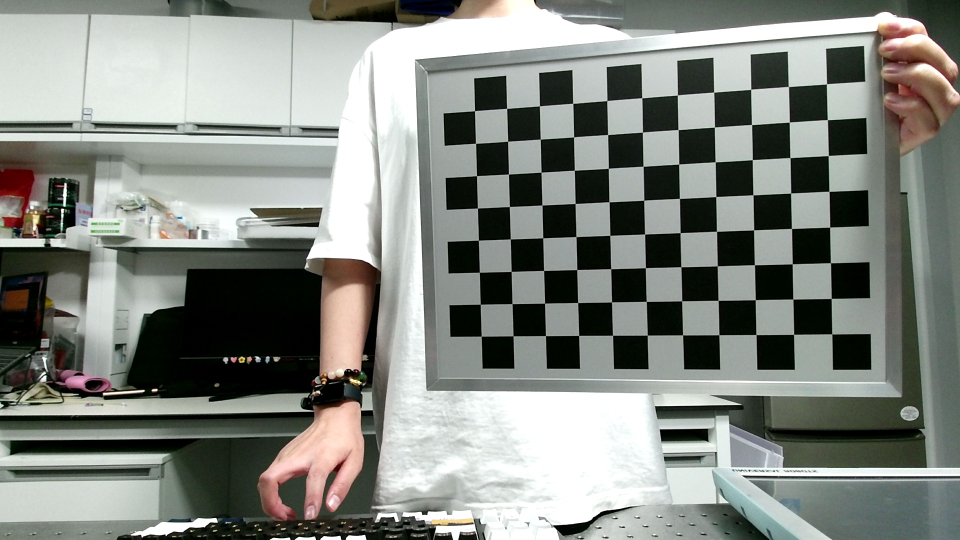
#> input picture data/img1.jpg, 1920 x 1080 px (shown at 1/2 size)
$ python -i recon_real_time.py   (imports and definitions only)   (Python 2 division)   (older library calls are emulated)
#> lines starting #> are read from the running program, lines starting #| are printed output that depends on the picture
import os
import time
import math
import numpy as np
from skimage import io
from sklearn.preprocessing import StandardScaler, MinMaxScaler
import cv2
import open3d as o3d


# [12 lines left out: function cal_neighbors, not called in this run]


neighbors_list = {1: [[-1, 0], [0, -1], [0, 1], [1, 0]],
                  2: [[-1, 0], [0, -1], [0, 1], [1, 0], [-1, -1], [-1, 1], [1, -1], [1, 1], [-2, 0], [0, -2], [0, 2], [2, 0]],
                  3: [[-1, 0], [0, -1], [0, 1], [1, 0], [-1, -1], [-1, 1], [1, -1], [1, 1], [-2, 0], [0, -2], [0, 2], [2, 0], [-2, -1], [-2, 1], [-1, -2], [-1, 2], [1, -2], [1, 2], [2, -1], [2, 1], [-2, -2], [-2, 2], [2, -2], [2, 2], [-3, 0], [0, -3], [0, 3], [3, 0]],
                  4: [[-1, 0], [0, -1], [0, 1], [1, 0], [-1, -1], [-1, 1], [1, -1], [1, 1], [-2, 0], [0, -2], [0, 2], [2, 0], [-2, -1], [-2, 1], [-1, -2], [-1, 2], [1, -2], [1, 2], [2, -1], [2, 1], [-2, -2], [-2, 2], [2, -2], [2, 2], [-3, 0], [0, -3], [0, 3], [3, 0], [-3, -1], [-3, 1], [-1, -3], [-1, 3], [1, -3], [1, 3], [3, -1], [3, 1], [-3, -2], [-3, 2], [-2, -3], [-2, 3], [2, -3], [2, 3], [3, -2], [3, 2], [-4, 0], [0, -4], [0, 4], [4, 0]],
                  5: [[-1, 0], [0, -1], [0, 1], [1, 0], [-1, -1], [-1, 1], [1, -1], [1, 1], [-2, 0], [0, -2], [0, 2], [2, 0], [-2, -1], [-2, 1], [-1, -2], [-1, 2], [1, -2], [1, 2], [2, -1], [2, 1], [-2, -2], [-2, 2], [2, -2], [2, 2], [-3, 0], [0, -3], [0, 3], [3, 0], [-3, -1], [-3, 1], [-1, -3], [-1, 3], [1, -3], [1, 3], [3, -1], [3, 1], [-3, -2], [-3, 2], [-2, -3], [-2, 3], [2, -3], [2, 3], [3, -2], [3, 2], [-4, 0], [0, -4], [0, 4], [4, 0], [-4, -1], [-4, 1], [-1, -4], [-1, 4], [1, -4], [1, 4], [4, -1], [4, 1], [-3, -3], [-3, 3], [3, -3], [3, 3], [-4, -2], [-4, 2], [-2, -4], [-2, 4], [2, -4], [2, 4], [4, -2], [4, 2], [-5, 0], [-4, -3], [-4, 3], [-3, -4], [-3, 4], [0, -5], [0, 5], [3, -4], [3, 4], [4, -3], [4, 3], [5, 0]],
                  6: [[-1, 0], [0, -1], [0, 1], [1, 0], [-1, -1], [-1, 1], [1, -1], [1, 1], [-2, 0], [0, -2], [0, 2], [2, 0], [-2, -1], [-2, 1], [-1, -2], [-1, 2], [1, -2], [1, 2], [2, -1], [2, 1], [-2, -2], [-2, 2], [2, -2], [2, 2], [-3, 0], [0, -3], [0, 3], [3, 0], [-3, -1], [-3, 1], [-1, -3], [-1, 3], [1, -3], [1, 3], [3, -1], [3, 1], [-3, -2], [-3, 2], [-2, -3], [-2, 3], [2, -3], [2, 3], [3, -2], [3, 2], [-4, 0], [0, -4], [0, 4], [4, 0], [-4, -1], [-4, 1], [-1, -4], [-1, 4], [1, -4], [1, 4], [4, -1], [4, 1], [-3, -3], [-3, 3], [3, -3], [3, 3], [-4, -2], [-4, 2], [-2, -4], [-2, 4], [2, -4], [2, 4], [4, -2], [4, 2], [-5, 0], [-4, -3], [-4, 3], [-3, -4], [-3, 4], [0, -5], [0, 5], [3, -4], [3, 4], [4, -3], [4, 3], [5, 0], [-5, -1], [-5, 1], [-1, -5], [-1, 5], [1, -5], [1, 5], [5, -1], [5, 1], [-5, -2], [-5, 2], [-2, -5], [-2, 5], [2, -5], [2, 5], [5, -2], [5, 2], [-4, -4], [-4, 4], [4, -4], [4, 4], [-5, -3], [-5, 3], [-3, -5], [-3, 5], [3, -5], [3, 5], [5, -3], [5, 3], [-6, 0], [0, -6], [0, 6], [6, 0]],
                  7: [[-1, 0], [0, -1], [0, 1], [1, 0], [-1, -1], [-1, 1], [1, -1], [1, 1], [-2, 0], [0, -2], [0, 2], [2, 0], [-2, -1], [-2, 1], [-1, -2], [-1, 2], [1, -2], [1, 2], [2, -1], [2, 1], [-2, -2], [-2, 2], [2, -2], [2, 2], [-3, 0], [0, -3], [0, 3], [3, 0], [-3, -1], [-3, 1], [-1, -3], [-1, 3], [1, -3], [1, 3], [3, -1], [3, 1], [-3, -2], [-3, 2], [-2, -3], [-2, 3], [2, -3], [2, 3], [3, -2], [3, 2], [-4, 0], [0, -4], [0, 4], [4, 0], [-4, -1], [-4, 1], [-1, -4], [-1, 4], [1, -4], [1, 4], [4, -1], [4, 1], [-3, -3], [-3, 3], [3, -3], [3, 3], [-4, -2], [-4, 2], [-2, -4], [-2, 4], [2, -4], [2, 4], [4, -2], [4, 2], [-5, 0], [-4, -3], [-4, 3], [-3, -4], [-3, 4], [0, -5], [0, 5], [3, -4], [3, 4], [4, -3], [4, 3], [5, 0], [-5, -1], [-5, 1], [-1, -5], [-1, 5], [1, -5], [1, 5], [5, -1], [5, 1], [-5, -2], [-5, 2], [-2, -5], [-2, 5], [2, -5], [2, 5], [5, -2], [5, 2], [-4, -4], [-4, 4], [4, -4], [4, 4], [-5, -3], [-5, 3], [-3, -5], [-3, 5], [3, -5], [3, 5], [5, -3], [5, 3], [-6, 0], [0, -6], [0, 6], [6, 0], [-6, -1], [-6, 1], [-1, -6], [-1, 6], [1, -6], [1, 6], [6, -1], [6, 1], [-6, -2], [-6, 2], [-2, -6], [-2, 6], [2, -6], [2, 6], [6, -2], [6, 2], [-5, -4], [-5, 4], [-4, -5], [-4, 5], [4, -5], [4, 5], [5, -4], [5, 4], [-6, -3], [-6, 3], [-3, -6], [-3, 6], [3, -6], [3, 6], [6, -3], [6, 3], [-7, 0], [0, -7], [0, 7], [7, 0]],
                  8: [[-1, 0], [0, -1], [0, 1], [1, 0], [-1, -1], [-1, 1], [1, -1], [1, 1], [-2, 0], [0, -2], [0, 2], [2, 0], [-2, -1], [-2, 1], [-1, -2], [-1, 2], [1, -2], [1, 2], [2, -1], [2, 1], [-2, -2], [-2, 2], [2, -2], [2, 2], [-3, 0], [0, -3], [0, 3], [3, 0], [-3, -1], [-3, 1], [-1, -3], [-1, 3], [1, -3], [1, 3], [3, -1], [3, 1], [-3, -2], [-3, 2], [-2, -3], [-2, 3], [2, -3], [2, 3], [3, -2], [3, 2], [-4, 0], [0, -4], [0, 4], [4, 0], [-4, -1], [-4, 1], [-1, -4], [-1, 4], [1, -4], [1, 4], [4, -1], [4, 1], [-3, -3], [-3, 3], [3, -3], [3, 3], [-4, -2], [-4, 2], [-2, -4], [-2, 4], [2, -4], [2, 4], [4, -2], [4, 2], [-5, 0], [-4, -3], [-4, 3], [-3, -4], [-3, 4], [0, -5], [0, 5], [3, -4], [3, 4], [4, -3], [4, 3], [5, 0], [-5, -1], [-5, 1], [-1, -5], [-1, 5], [1, -5], [1, 5], [5, -1], [5, 1], [-5, -2], [-5, 2], [-2, -5], [-2, 5], [2, -5], [2, 5], [5, -2], [5, 2], [-4, -4], [-4, 4], [4, -4], [4, 4], [-5, -3], [-5, 3], [-3, -5], [-3, 5], [3, -5], [3, 5], [5, -3], [5, 3], [-6, 0], [0, -6], [0, 6], [6, 0], [-6, -1], [-6, 1], [-1, -6], [-1, 6], [1, -6], [1, 6], [6, -1], [6, 1], [-6, -2], [-6, 2], [-2, -6], [-2, 6], [2, -6], [2, 6], [6, -2], [6, 2], [-5, -4], [-5, 4], [-4, -5], [-4, 5], [4, -5], [4, 5], [5, -4], [5, 4], [-6, -3], [-6, 3], [-3, -6], [-3, 6], [3, -6], [3, 6], [6, -3], [6, 3], [-7, 0], [0, -7], [0, 7], [7, 0], [-7, -1], [-7, 1], [-5, -5], [-5, 5], [-1, -7], [-1, 7], [1, -7], [1, 7], [5, -5], [5, 5], [7, -1], [7, 1], [-6, -4], [-6, 4], [-4, -6], [-4, 6], [4, -6], [4, 6], [6, -4], [6, 4], [-7, -2], [-7, 2], [-2, -7], [-2, 7], [2, -7], [2, 7], [7, -2], [7, 2], [-7, -3], [-7, 3], [-3, -7], [-3, 7], [3, -7], [3, 7], [7, -3], [7, 3], [-6, -5], [-6, 5], [-5, -6], [-5, 6], [5, -6], [5, 6], [6, -5], [6, 5], [-8, 0], [0, -8], [0, 8], [8, 0]]}


# [95 lines left out: functions get_mask_from_dist, crop, normalize, backproject_depth, load_image, not called in this run]


def load_mask(mask_image_path):
    mask_image = cv2.imread(mask_image_path)
    return mask_image / 255.  # (h, w, 3)


# [29 lines left out: functions display_inlier_outlier, remove_noisy, not called in this run]


def data_process(data):
    intrinsics_path = data['intrinsics_path']
    if intrinsics_path.endswith('txt'):
        intrinsics = []
        with open(intrinsics_path, 'r', encoding='utf-8') as f:
            for line in f.readlines():
                intrinsics.append(list(map(float, line.split()))[:-1])
        intrinsics = np.array(intrinsics[:-1], dtype=np.float32)
    else:
        intrinsics = np.load(intrinsics_path)

    color_image_path = os.path.join(data_path, data["color"])
    depth_image_path = os.path.join(data_path, data["depth"])
    image = load_image(color_image_path, depth_image_path, intrinsics)

    # mask = get_mask_from_dist(image)  # move_dragon

    # crop and normalize
    crop_size = input_height, input_width
    image = crop(image, crop_size, crop_type)
    image = normalize(image, normal_type='')

    # mask image
    mask = load_mask(data["mask"])  # (h, w)
    mask = crop(mask, crop_size, crop_type)
    mask = np.where(mask, True, False)
    image = np.where(np.tile(mask, 4), image, 0.)   # (h, w, 12)  normal_RGB+normal_xyz+rgb+xyz

    # point cloud denoising
    image = remove_noisy(image)
    return image, mask, intrinsics


# [140 lines left out: functions batch_data_process, map_3d_to_2d, uneven_upsample_based_mask, up_sample, color_interpolation, transform_visual and 2 more, not called in this run]


# [13 lines not run here, left out]

>>> import cv2
>>> picture = cv2.imread('data/img1.jpg', cv2.IMREAD_GRAYSCALE)
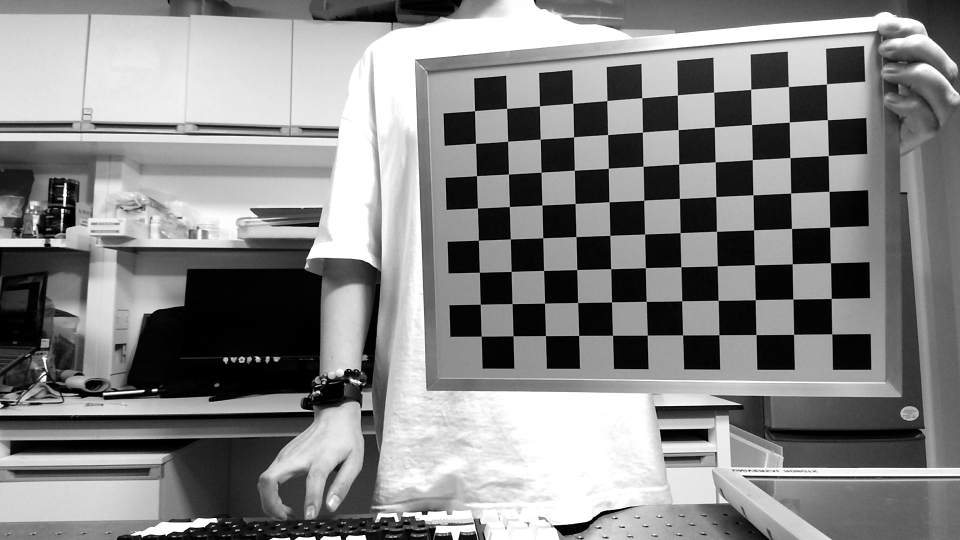
#> picture: shape (1080, 1920) (shown at 1/2 size); min 0, max 255, mean 133.7
#> (the run stopped early here; a loop or call above may not have finished)

$ run again, on data/img5.jpg
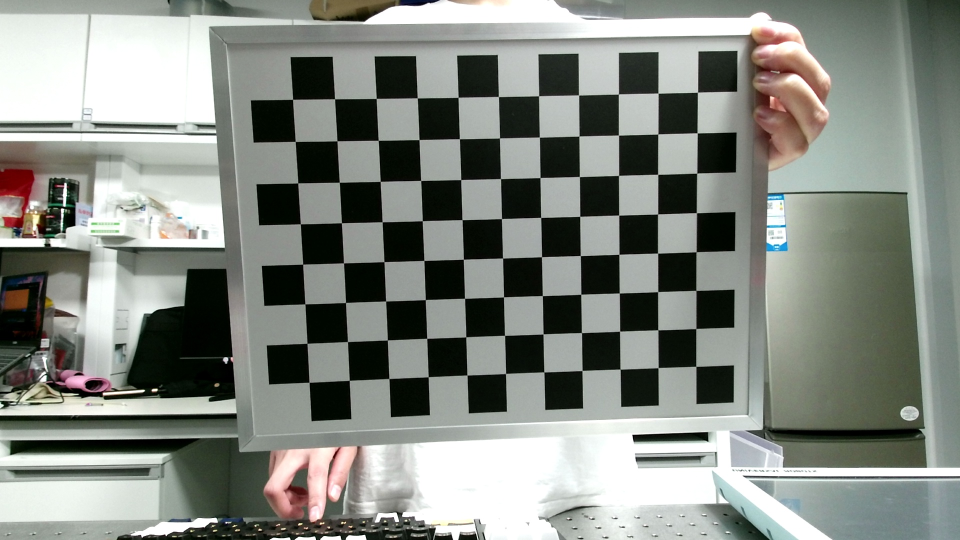
#> input picture data/img5.jpg, 1920 x 1080 px (shown at 1/2 size)
#> `picture = cv2.imread('data/img1.jpg', cv2.IMREAD_GRAYSCALE)`:
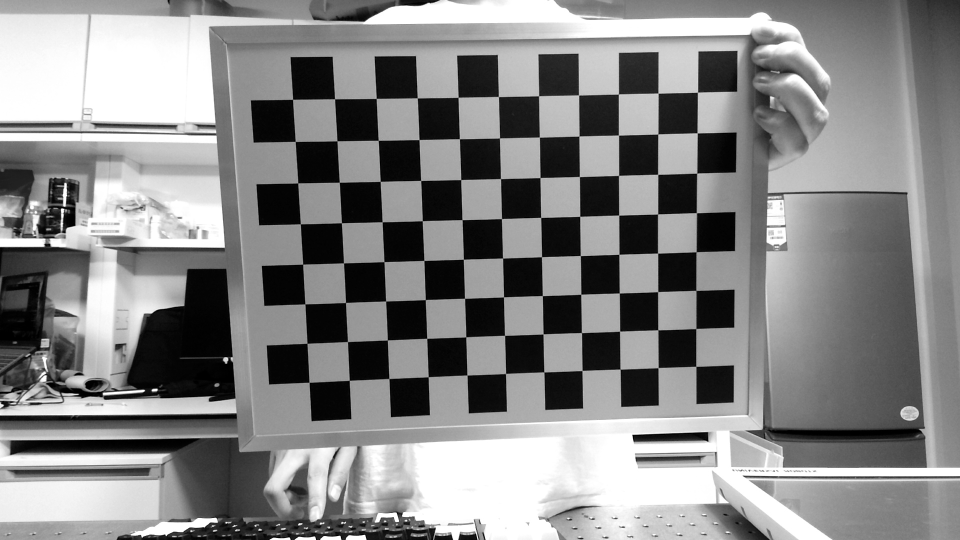
#> picture: shape (1080, 1920) (shown at 1/2 size); min 0, max 255, mean 134.6
